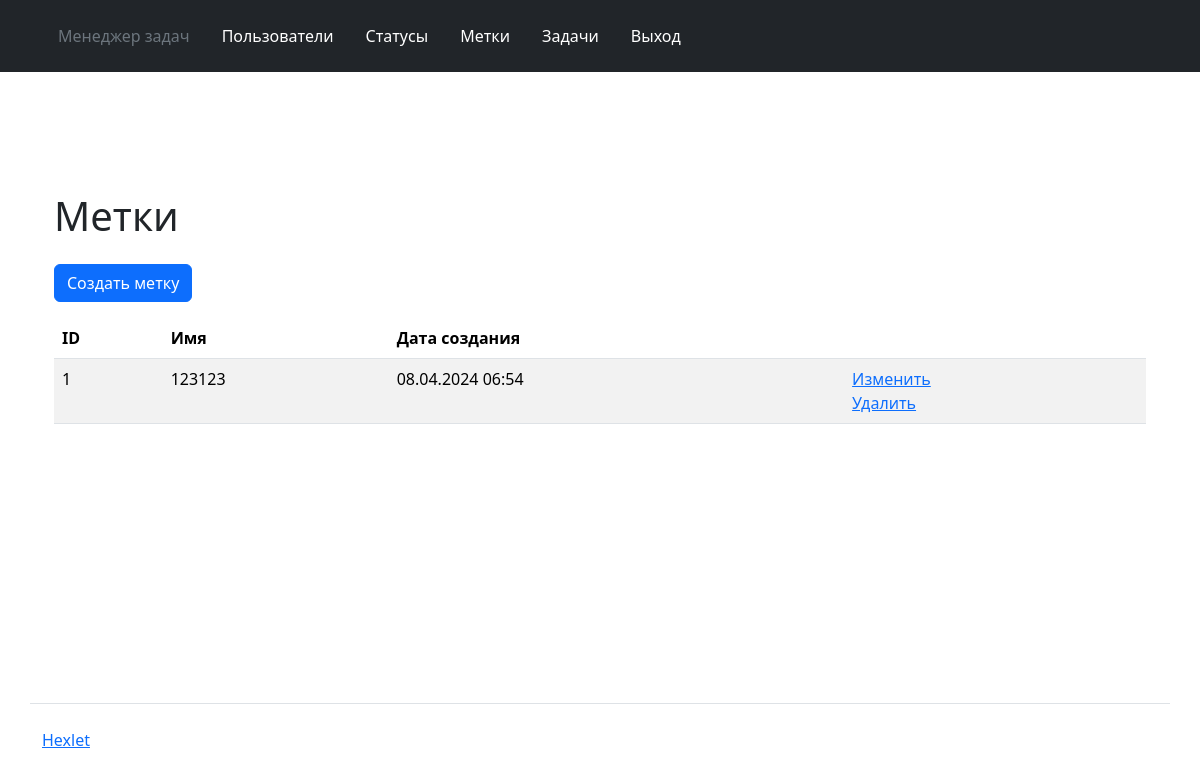
/labels/ (signed in), run on an earlier commit of the app's database.
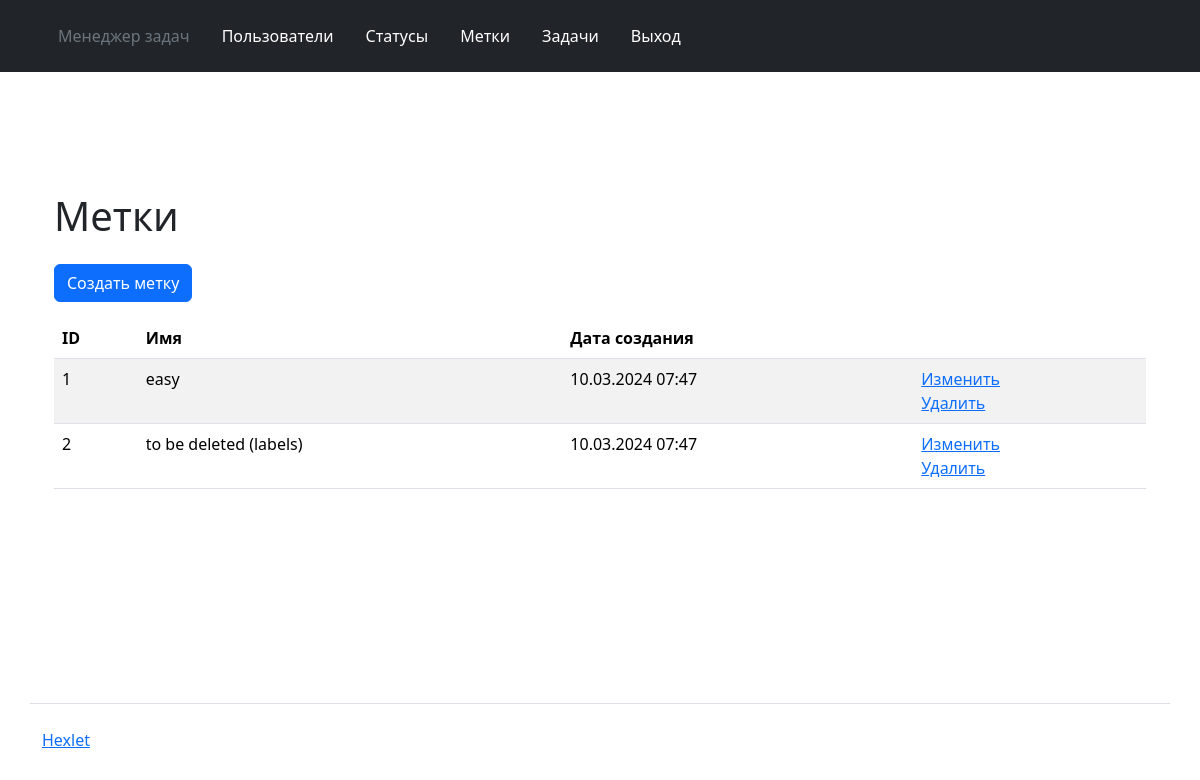
And on a later commit of the database.
### task_manager/labels/models.py (models this page shows, shortened)
class Labels(models.Model):
    name = models.CharField('name', max_length=255)
    timestamp = models.DateTimeField("time_stamp", auto_now_add=True)

### task_manager/labels/views.py (the view)
# urls.py: path('',LabelView.as_view(), name='labels'),
class LabelView(CustomLoginRequiredMixin, ListView):
    model = Labels
    template_name = 'labels/labels.html'

### task_manager/templates/labels/labels.html (shortened to what this page needs)
{% extends 'layout.html' %}
{% load django_bootstrap5 %}
{% load i18n %}
{% block content %}
<div class="container wrapper flex-grow-1">
  <h1 class="my-4">
    {% trans "Labels" %}
  </h1>
  <a class="btn btn-primary mb-3" href="{% url 'label_create' %}">{% trans "Create label" %}</a>
  <table class="table table-striped">
    <thead>
      <tr>
        <th>ID</th>
        <th>{% trans "Name" %}</th>
        <th>{% trans "Creation date" %}</th>
        <th></th>
      </tr>
    </thead>
    <tbody>
      {% for labels_data in labels_list %}
      <tr>
        <td class="fw-normal">{{ labels_data.id }}</td>
        <td class="fw-normal">{{ labels_data.name}}</td>
        <td class="fw-normal">{{ labels_data.timestamp|date:"d.m.Y H:i"}}</td>
        <td>
          <a href="{% url 'label_update' labels_data.id %}">{% trans "Update" %} </a>
          <br>
          <a href="{% url 'label_delete' labels_data.id %}">{% trans "Delete" %} </a>
        </td>
      </tr>
      {% endfor %}
    </tbody>
  </table>
</div>
{% endblock %}

What changed in the data, as far as the page shows it:
changed Labels id 1: name "123123" → "easy"; timestamp "08.04.2024 06:54" → "10.03.2024 07:47"
added Labels: id "2", name "to be deleted (labels)", timestamp "10.03.2024 07:47"
